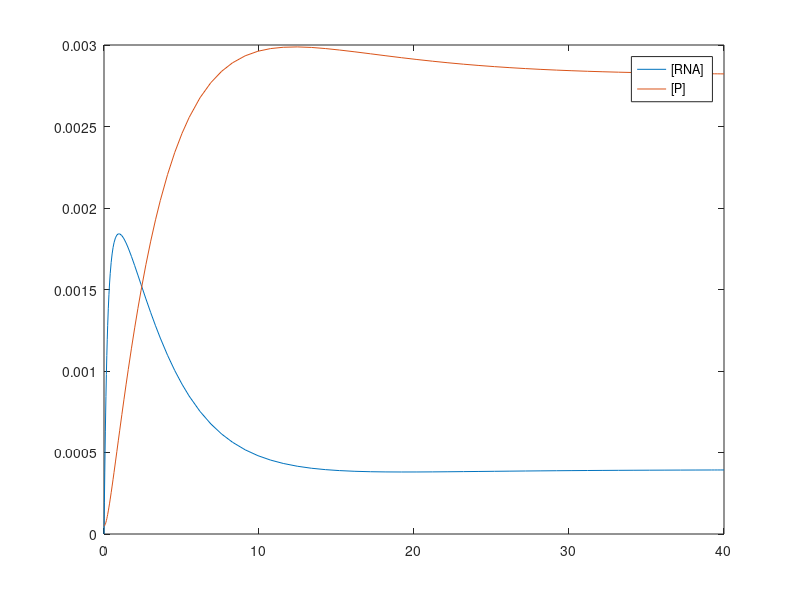

Here is the MATLAB script that generated this plot:
function negative_autoregulation
v_max = 0.4;
    K_diss = 10^(-6);
    k_dr = 0.36; 
    k_s = 0.4;
    k_dp = 0.056;

    tspan = [0 40];
    y0 = [0 0.00005];
    [t,y] = ode45(@(t,y) odefcn(t, y, v_max, K_diss, k_dr, k_s, k_dp), tspan, y0);

    plot(t,y);
    legend('[RNA]','[P]');
end

function dydt = odefcn(t, y, v_max, K_diss, k_dr, k_s, k_dp)
  dydt = zeros(2,1);
  dydt(1) = v_max*(K_diss/(K_diss+y(2)))-k_dr*y(1);
  dydt(2) = k_s*y(1)-k_dp*y(2);
end